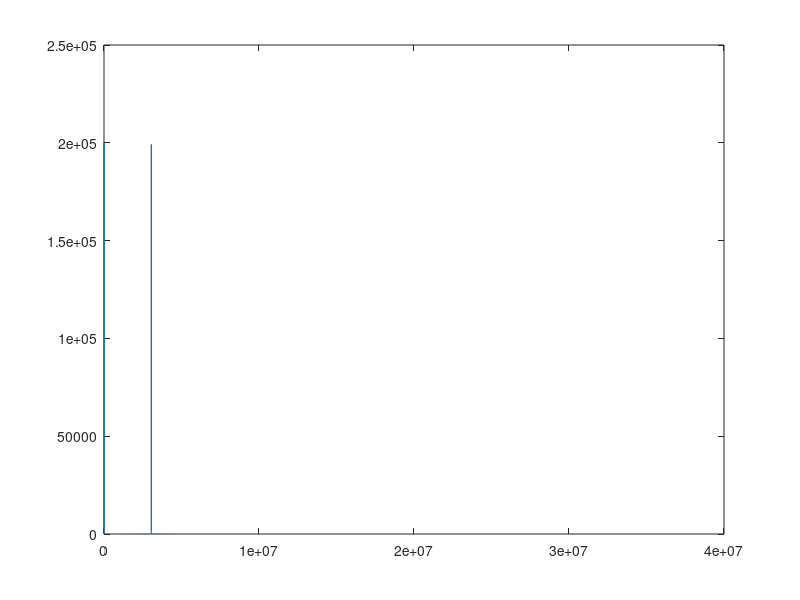
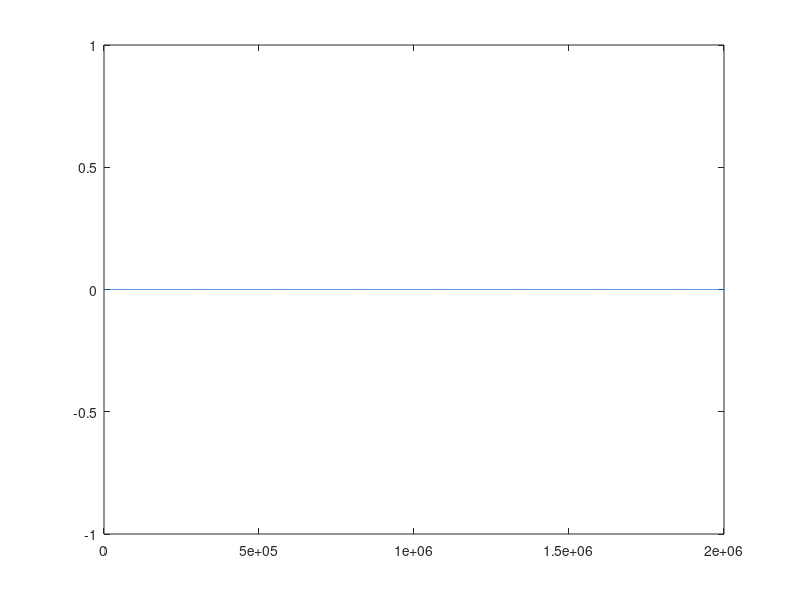

MATLAB code to generate these figures, in order:
clear all ;

fs = 80000000 ;
T = 1/fs ;
t = 0:1/fs:0.01 ;
fi = 324000 ;
fi = 2000000 ;
phase = 0.25 * pi ;
s = sin(2*pi*fi*t + phase) + 0.001*randn(size(t));
fm = fi + 1000 ;
mix_sin = sin(2*pi*fm*t) ;
mix_cos = cos(2*pi*fm*t) ;
data_a_mix = s .* mix_sin ;
data_b_mix = s .* mix_cos ;
L = length(s) ;
NFFT = 2^nextpow2(L); % Next power of 2 from length of y 
z = fft(data_a_mix) ;
ff = fs/2*linspace(0,1,NFFT/2);
plot(ff,abs(z(1:NFFT/2))) 

D = 20; % decimation factor 
% N = D ; % delay buffer depth
%delayBuffer = zeros(1,N/D); 
delayBuffer0 = 0 ;
delayBuffer1 = 0 ;
delayBuffer2 = 0 ;
delayBuffer3 = 0 ;
delayBuffer4 = 0 ;
intOut0 = 0; 
intOut1 = 0; 
intOut2 = 0; 
intOut3 = 0; 
intOut4 = 0; 
combOut0 = 0 ;
combOut1 = 0 ;
combOut2 = 0 ;
combOut3 = 0 ;
combOut4 = 0 ;

cic_a_out = [] ;

for ii = 1:length(data_a_mix) 
% integrator 
intOut0 = intOut0 + data_a_mix(ii);
intOut1 = intOut0 + intOut1 ;
if mod(ii,D)==1 
% comb section 
combOut4 = combOut3 - delayBuffer4 ;
delayBuffer4 = combOut4 ;
combOut3 = combOut2 - delayBuffer3 ;
delayBuffer3 = combOut3 ;
combOut2 = combOut1 - delayBuffer2 ;
delayBuffer2 = combOut2 ;
combOut1 = combOut0 - delayBuffer1 ;
delayBuffer1 = combOut1 ;
combOut0 = intOut4 - delayBuffer0; 
delayBuffer0 = combOut0 ;

cic_a_out = [cic_a_out combOut4] ;
end
end
figure ;

L = length(cic_a_out) ;
NFFT = 2^nextpow2(L); % Next power of 2 from length of y 
z = fft(cic_a_out) ;
ff = fs/D/2*linspace(0,1,NFFT/2);
plot(ff,abs(z(1:NFFT/2))) 


